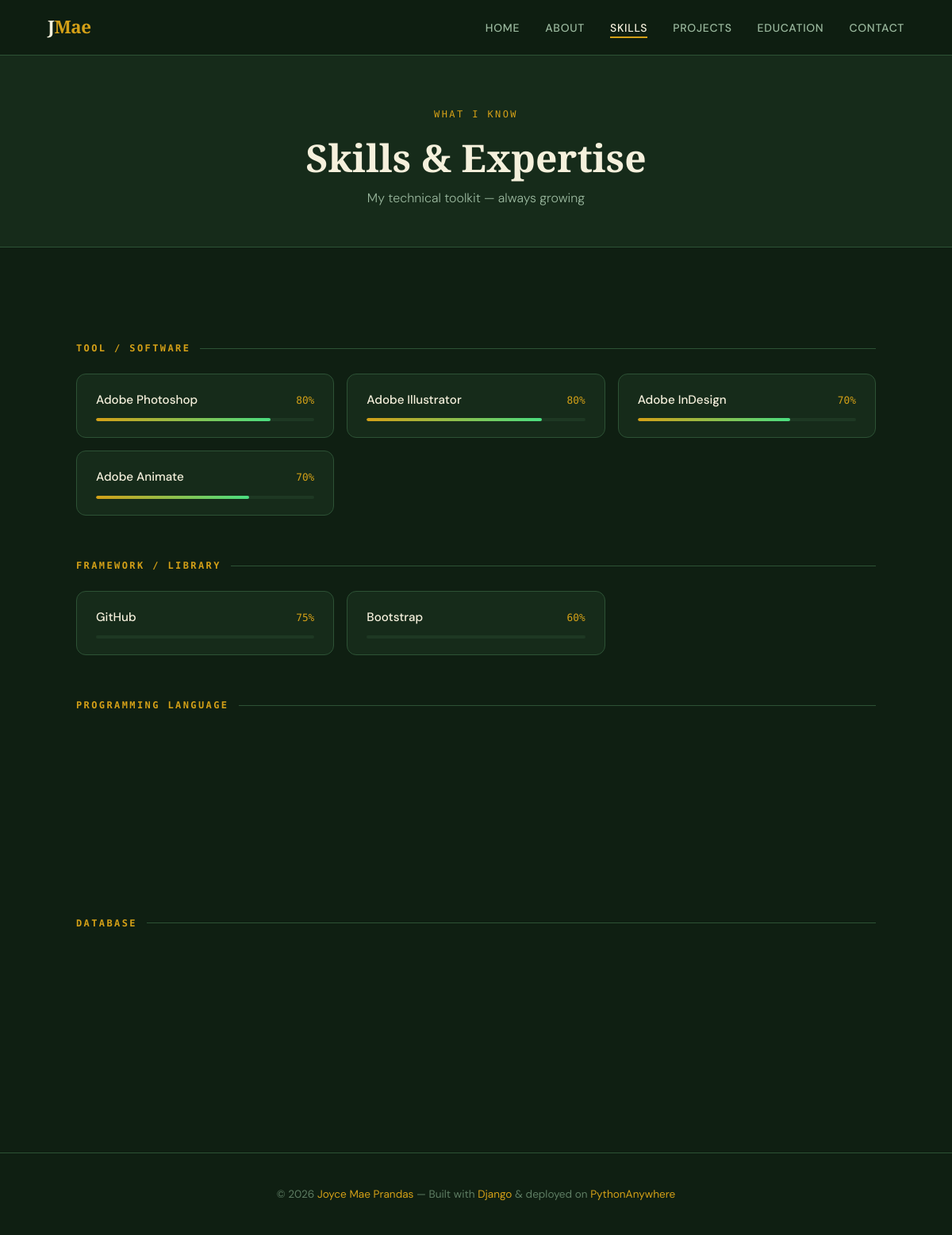
Screenshot of /skills/ with the database file from the repository.
### joyce_app/models.py (models this page shows, shortened)
class Profile(models.Model):
    name = models.CharField(max_length=100)
    tagline = models.CharField(max_length=200)
    bio = models.TextField()
    career_interests = models.TextField()
    profile_photo = models.ImageField(upload_to='profile/', blank=True, null=True)
    email = models.EmailField()
    github = models.URLField(blank=True)
    linkedin = models.URLField(blank=True)
    facebook = models.URLField(blank=True)
    twitter = models.URLField(blank=True)
    class Meta:
        verbose_name = 'Profile'

class Skill(models.Model):
    CATEGORY_CHOICES = [
        ('language', 'Programming Language'),
        ('framework', 'Framework / Library'),
        ('tool', 'Tool / Software'),
        ('database', 'Database'),
        ('other', 'Other'),
    ]
    name = models.CharField(max_length=100)
    category = models.CharField(max_length=20, choices=CATEGORY_CHOICES, default='other')
    proficiency = models.IntegerField(default=80, help_text='Proficiency percentage (0-100)')
    order = models.IntegerField(default=0)
    class Meta:
        ordering = ['order', 'name']

### joyce_app/views.py (the view)
# urls.py: path('skills/', views.skills, name='skills'),
def skills(request):
    profile = get_profile()
    all_skills = Skill.objects.all()
    skills_by_category = {}
    for skill in all_skills:
        category_label = skill.get_category_display()
        if category_label not in skills_by_category:
            skills_by_category[category_label] = []
        skills_by_category[category_label].append(skill)
    context = {
        'profile': profile,
        'skills_by_category': skills_by_category,
        'active': 'skills',
    }
    return render(request, 'joyce_app/skills.html', context)

### joyce_app/views.py (called while the page is built)
def get_profile():
    return Profile.objects.first()

### joyce_app/templates/joyce_app/skills.html (shortened to what this page needs)
{% extends 'joyce_app/base.html' %}
{% block content %}
<div class="page-header">
  <p class="section-label">What I Know</p>
  <h1 class="page-header-title">Skills &amp; Expertise</h1>
  <p class="page-header-sub">My technical toolkit — always growing</p>
</div>
<div class="section">
  {% if skills_by_category %}
    {% for category, skill_list in skills_by_category.items %}
    <div class="skills-category">
      <h2 class="category-heading">{{ category }}</h2>
      <div class="skills-grid">
        {% for skill in skill_list %}
        <div class="skill-card">
          <div class="skill-info">
            <span class="skill-name">{{ skill.name }}</span>
            <span class="skill-pct">{{ skill.proficiency }}%</span>
          </div>
          <div class="skill-bar">
            <div class="skill-fill" data-pct="{{ skill.proficiency|stringformat:'s'|cut:'%' }}"></div>
          </div>
        </div>
        {% endfor %}
      </div>
    </div>
    {% endfor %}
  {% else %}
    <p style="color: var(--text-muted); text-align:center; padding: 4rem 0;">
      No skills added yet. Add them via the Django admin panel.
    </p>
  {% endif %}
</div>
{% endblock %}

### joyce_app/templates/joyce_app/base.html (shortened to what this page needs)
{% load static %}
<!DOCTYPE html>
<html lang="en">
<head>
  <link rel="stylesheet" href="{% static '/css/style.css' %}" />
</head>
<body>
  <nav class="navbar" role="navigation" aria-label="Main navigation">
    <a href="{% url 'home' %}" class="nav-logo">
      {% if profile %}{{ profile.name|slice:":1" }}<span>Mae</span>{% else %}P<span>.</span>{% endif %}
    </a>
    <ul class="nav-links" id="nav-links">
      <li><a href="{% url 'home' %}"       {% if active == 'home'      %}class="active"{% endif %}>Home</a></li>
      <li><a href="{% url 'about' %}"      {% if active == 'about'     %}class="active"{% endif %}>About</a></li>
      <li><a href="{% url 'skills' %}"     {% if active == 'skills'    %}class="active"{% endif %}>Skills</a></li>
      <li><a href="{% url 'projects' %}"   {% if active == 'projects'  %}class="active"{% endif %}>Projects</a></li>
      <li><a href="{% url 'education' %}"  {% if active == 'education' %}class="active"{% endif %}>Education</a></li>
      <li><a href="{% url 'contact' %}"    {% if active == 'contact'   %}class="active"{% endif %}>Contact</a></li>
    </ul>
  </nav>
  <main class="page-content">
    {% block content %}{% endblock %}
  </main>
  <footer>
    <p>
      &copy; {% now "Y" %}
      {% if profile %}<a href="{% url 'home' %}">{{ profile.name }}</a>{% else %}My Portfolio{% endif %}
      &mdash; Built with <a href="https://www.djangoproject.com/" target="_blank" rel="noopener">Django</a>
      &amp; deployed on <a href="https://www.pythonanywhere.com/" target="_blank" rel="noopener">PythonAnywhere</a>
    </p>
  </footer>
</body>
</html>

### static/css/style.css (style rules this page uses)
:root { --bg: #0f1f12; --surface: #162b1a; --surface-2: #1e3823; --border: #2d5235; --accent: #d4a017; --accent-2: #4ade80; --text-primary: #f5f0dc; --text-secondary: #9ab89e; --text-muted: #5e7d63; --nav-height: 70px; --radius: 12px; --transition: 0.3s cubic-bezier(0.4, 0, 0.2, 1); }
*, *::before, *::after { box-sizing: border-box; margin: 0; padding: 0; }
html { scroll-behavior: smooth; font-size: 16px; }
body { font-family: 'DM Sans', sans-serif; background: var(--bg); color: var(--text-primary); line-height: 1.7; overflow-x: hidden; }
h1, h2, h3, h4 { font-family: 'Playfair Display', serif; line-height: 1.2; }
a { color: inherit; text-decoration: none; transition: color var(--transition); }
.navbar { position: fixed; top: 0; left: 0; right: 0; height: var(--nav-height); background: rgba(15, 31, 18, 0.88); backdrop-filter: blur(20px); border-bottom: 1px solid var(--border); display: flex; align-items: center; justify-content: space-between; padding: 0 clamp(1.5rem, 5vw, 4rem); z-index: 1000; }
.nav-logo { font-family: 'Playfair Display', serif; font-size: 1.4rem; font-weight: 900; letter-spacing: -0.02em; }
.nav-logo span { color: var(--accent); }
.nav-links { display: flex; gap: 2rem; list-style: none; align-items: center; }
.nav-links a { font-size: 0.875rem; font-weight: 500; color: var(--text-secondary); letter-spacing: 0.05em; text-transform: uppercase; position: relative; padding-bottom: 4px; }
.nav-links a::after { content: ''; position: absolute; bottom: 0; left: 0; width: 0; height: 2px; background: var(--accent); transition: width var(--transition); }
.nav-links a:hover, .nav-links a.active { color: var(--text-primary); }
.nav-links a:hover::after, .nav-links a.active::after { width: 100%; }
.page-content { padding-top: var(--nav-height); }
.section { padding: clamp(4rem, 10vw, 8rem) clamp(1.5rem, 8vw, 10rem); max-width: 1200px; margin: 0 auto; }
.section-label { font-family: 'DM Mono', monospace; font-size: 0.75rem; letter-spacing: 0.2em; text-transform: uppercase; color: var(--accent); margin-bottom: 1rem; }
.skills-category { margin-bottom: 3.5rem; }
.category-heading { font-family: 'DM Mono', monospace; font-size: 0.75rem; letter-spacing: 0.2em; text-transform: uppercase; color: var(--accent); margin-bottom: 1.5rem; display: flex; align-items: center; gap: 12px; }
.category-heading::after { content: ''; flex: 1; height: 1px; background: var(--border); }
.skills-grid { display: grid; grid-template-columns: repeat(auto-fill, minmax(280px, 1fr)); gap: 16px; }
.skill-card { background: var(--surface); border: 1px solid var(--border); border-radius: var(--radius); padding: 1.25rem 1.5rem; transition: var(--transition); }
.skill-info { display: flex; justify-content: space-between; align-items: center; margin-bottom: 10px; }
.skill-name { font-weight: 500; font-size: 0.95rem; }
.skill-pct { font-family: 'DM Mono', monospace; font-size: 0.8rem; color: var(--accent); }
.skill-bar { height: 4px; background: var(--surface-2); border-radius: 4px; overflow: hidden; }
.skill-fill { height: 100%; background: linear-gradient(90deg, var(--accent), var(--accent-2)); border-radius: 4px; width: 0; transition: width 1s cubic-bezier(0.4, 0, 0.2, 1); }
footer { border-top: 1px solid var(--border); padding: 2.5rem clamp(1.5rem, 8vw, 10rem); text-align: center; color: var(--text-muted); font-size: 0.85rem; }
footer a { color: var(--accent); }
.page-header { background: var(--surface); border-bottom: 1px solid var(--border); padding: 4rem clamp(1.5rem, 8vw, 10rem) 3rem; text-align: center; }
.page-header-title { font-size: clamp(2rem, 5vw, 3rem); }
.page-header-sub { color: var(--text-secondary); margin-top: 0.5rem; font-weight: 300; }

### rows the page displays
Profile: name "J", name "Joyce Mae Prandas"
Skill: category "TOOL / SOFTWARE", name "Adobe Photoshop", proficiency "80"
Skill: name "Adobe Illustrator", proficiency "80"
Skill: name "Adobe InDesign", proficiency "70"
Skill: name "Adobe Animate", proficiency "70"
Skill: category "FRAMEWORK / LIBRARY", name "GitHub", proficiency "75"
Skill: name "Bootstrap", proficiency "60"
Skill: category "PROGRAMMING LANGUAGE"
Skill: category "DATABASE"
